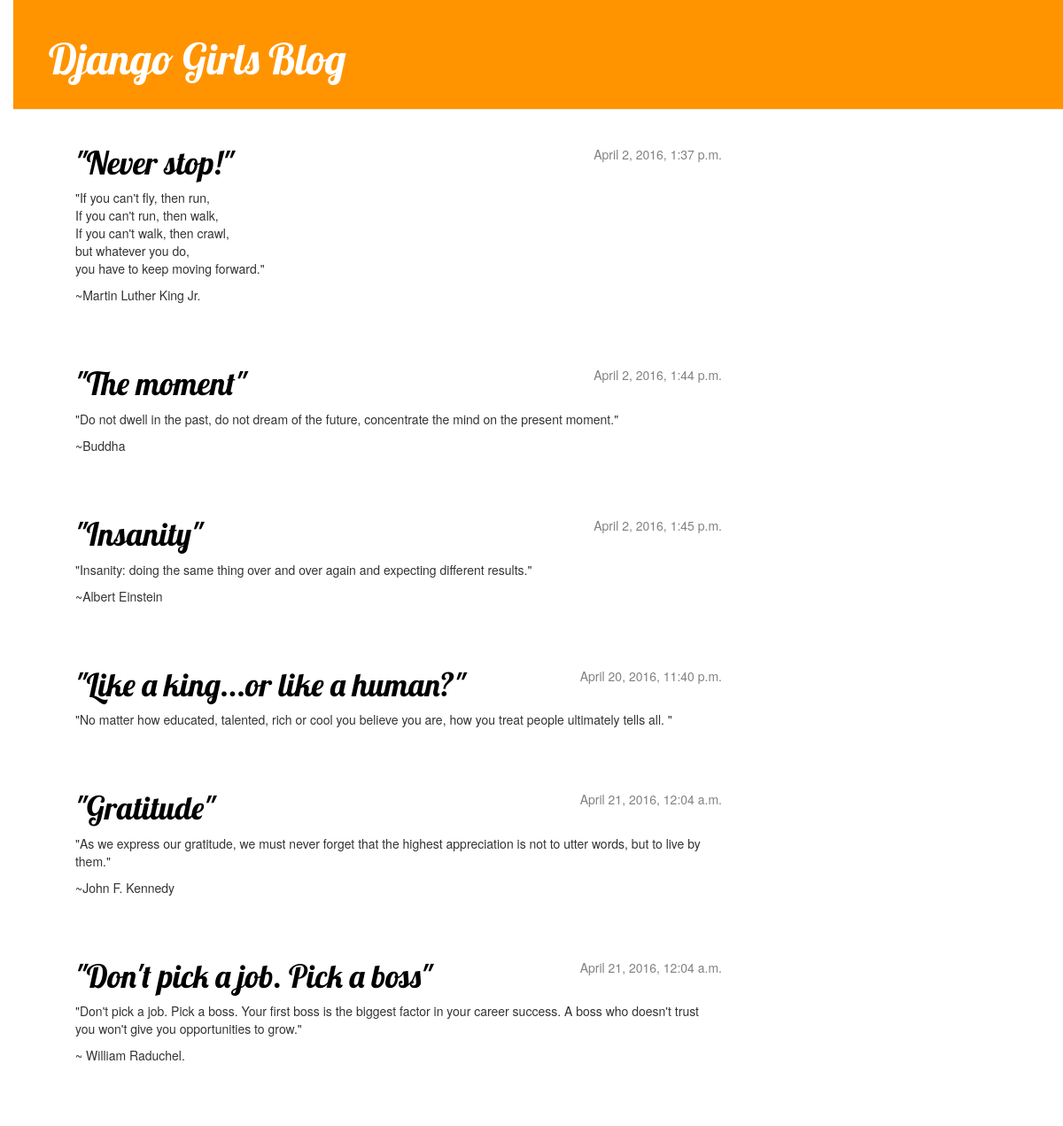
The page / on the database its author committed.
### blog/models.py (models this page shows, shortened)
class Post(models.Model):
	author = models.ForeignKey('auth.User')
	title = models.CharField(max_length=200)
	text = models.TextField()
	created_date = models.DateTimeField(
		default=timezone.now)
	published_date = models.DateTimeField(
		blank=True, null=True)

### blog/views.py (the view)
# urls.py: url(r'^$', views.post_list, name='post_list'),
def post_list(request):
	posts = Post.objects.filter(published_date__lte=timezone.now()).order_by('published_date')
	return render(request, 'blog/post_list.html', {'posts': posts})

### blog/templates/blog/post_list.html
{% extends "blog/base.html" %}
{% block content %}
    {% for post in posts %}
		<div class="post">
			<div class="date">
				{{ post.published_date }}
			</div>
			<h1><a href="{% url "post_detail" pk=post.pk %}">{{ post.title }}</a></h1>
			<p>{{ post.text|linebreaks }}</p>
		</div>
	{% endfor %}
{% endblock content %}

### blog/templates/blog/base.html (shortened to what this page needs)
{% load staticfiles %}
<html>
	<head>
		<link rel="stylesheet" href="//maxcdn.bootstrapcdn.com/bootstrap/3.2.0/css/bootstrap.min.css">
		<link rel="stylesheet" href="//maxcdn.bootstrapcdn.com/bootstrap/3.2.0/css/bootstrap-theme.min.css">
		<link rel="stylesheet" href="{% static "css/blog.css" %}">
	</head>
	<body>
		<div class="page-header">
			<h1><a href="/">Django Girls Blog</a></h1>
		</div>
		<div class="content container">
			<div cass="row">
				<div class="col-md-8">
				{% block content %}
				{% endblock %}
				</div>
			</div>
		</div>
	</body>
</html>

### blog/static/css/blog.css (style rules this page uses)
h1 a { color: #2ABF59; font-family: 'Lobster'; }
body { padding-left: 15px; }
.page-header { background-color: #ff9400; margin-top: 0; padding: 20px 20px 20px 40px; }
.page-header h1, .page-header h1 a, .page-header h1 a:visited, .page-header h1 a:active { color: #ffffff; font-size: 36pt; text-decoration: none; }
.content { margin-left: 40px; }
h1, h2, h3, h4 { font-family: 'Lobster', cursive; }
.date { float: right; color: #828282; }
.post { margin-bottom: 70px; }
.post h1 a, .post h1 a:visited { color: #000000; }

### rows shown on the page
Post: published_date "April 2, 2016, 1:37 p.m.", title "\"Never stop!\"", text "\"If you can't fly, then run, If you can't run, then walk, If you can't walk, then crawl, but whatever you do, you have to keep moving forward.\" ~Martin Luther King Jr."
Post: published_date "April 2, 2016, 1:44 p.m.", title "\"The moment\"", text "\"Do not dwell in the past, do not dream of the future, concentrate the mind on the present moment.\" ~Buddha"
Post: published_date "April 2, 2016, 1:45 p.m.", title "\"Insanity\"", text "\"Insanity: doing the same thing over and over again and expecting different results.\" ~Albert Einstein"
Post: published_date "April 20, 2016, 11:40 p.m.", title "\"Like a king...or like a human?\"", text "\"No matter how educated, talented, rich or cool you believe you are, how you treat people ultimately tells all. \""
Post: published_date "April 21, 2016, 12:04 a.m.", title "\"Gratitude\"", text "\"As we express our gratitude, we must never forget that the highest appreciation is not to utter words, but to live by them.\" ~John F. Kennedy"
Post: published_date "April 21, 2016, 12:04 a.m.", title "\"Don't pick a job. Pick a boss\"", text "\"Don't pick a job. Pick a boss. Your first boss is the biggest factor in your career success. A boss who doesn't trust you won't give you opportunities to grow.\" ~ William Raduchel."
